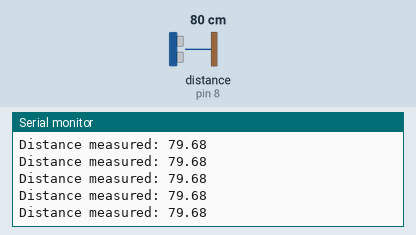
A sketch run on a simulated Arduino Uno, built with avr-gcc and run on an emulated ATmega328P. On the bench: the last lines printed to the serial monitor. Wiring (inferred from the names in the program): ultrasonic range finder: trigger pin 9; echo pin 8. Inputs (shaded band) come from the test bench; at power-on: distance to the obstacle (sensor on pin 8) 80 cm. The echo pulse lasts 58.3 µs per cm.

Above: at 1.2 s.
1.3 s: distance to the obstacle (sensor on pin 8) set to 250 cm
At 1.39 s:
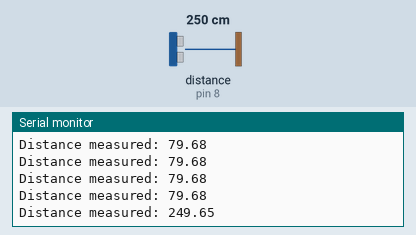
4.3 s: distance to the obstacle (sensor on pin 8) set to 2 cm
At 4.39 s:
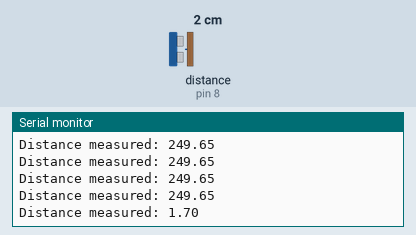
5.8 s: distance to the obstacle (sensor on pin 8) set to 35 cm
At 5.8 s:
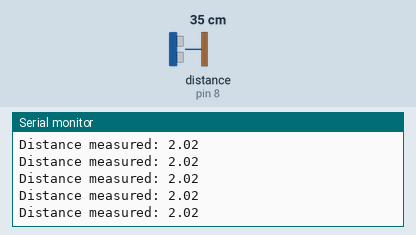
8.8 s: distance to the obstacle (sensor on pin 8) set to 250 cm
At 8.9 s:
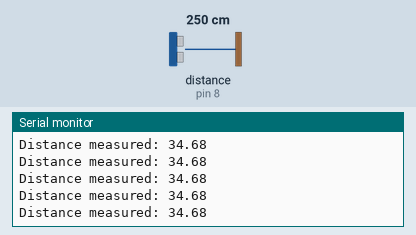
Timing chart, 0 to 11.8 s (numbered marks = the images above; inputs shaded):
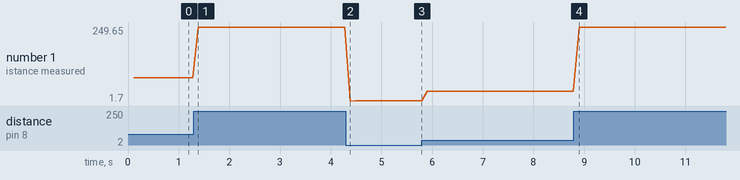

The sketch:

distanceSensorExample.ino
```cpp
const int trigPin = 9;
const int echoPin = 8;

float duration, distance; //store the duration and distance measured by the echo pin

void setup() {
  pinMode(trigPin, OUTPUT); // trigger Pin for left
  pinMode(echoPin, INPUT); // echo Pin for Ultrasonic

  Serial.begin(9600);
  Serial.print("Hello!");
}

void loop() {
  // put your main code here, to run repeatedly:

  //pulse starts:
  digitalWrite(trigPin, LOW);
  delayMicroseconds(2);
  digitalWrite(trigPin, HIGH);
  delayMicroseconds(10);
  digitalWrite(trigPin, LOW);
  //ends

  duration = pulseIn(echoPin, HIGH);
  distance = (duration*.0343)/2;
  Serial.print("Distance measured: ");
  Serial.println(distance);
	delay(100);
}
```

Measured:
- after the input at 1.3 s, the serial monitor: prints a new line after 0.09 s (image 1)
- after the input at 4.3 s, the serial monitor: prints a new line after 0.08 s (image 2)
- plotted number 1: 79.68 → 249.65 after the input at 1.3 s, 249.65 → 2.02 after the input at 4.3 s, 2.02 → 34.68 after the input at 5.8 s, 34.68 → 249.65 after the input at 8.8 s
